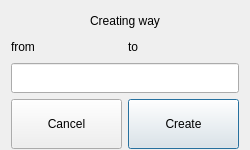
<?xml version="1.0" encoding="UTF-8"?>
<ui version="4.0">
 <class>CreateConnectionDialog</class>
 <widget class="QDialog" name="CreateConnectionDialog">
  <property name="geometry">
   <rect>
    <x>0</x>
    <y>0</y>
    <width>250</width>
    <height>150</height>
   </rect>
  </property>
  <property name="minimumSize">
   <size>
    <width>150</width>
    <height>100</height>
   </size>
  </property>
  <property name="maximumSize">
   <size>
    <width>250</width>
    <height>150</height>
   </size>
  </property>
  <property name="windowTitle">
   <string>Dialog</string>
  </property>
  <layout class="QGridLayout" name="gridLayout">
   <item row="2" column="1">
    <widget class="QLabel" name="label_2">
     <property name="minimumSize">
      <size>
       <width>25</width>
       <height>20</height>
      </size>
     </property>
     <property name="maximumSize">
      <size>
       <width>25</width>
       <height>20</height>
      </size>
     </property>
     <property name="text">
      <string>from</string>
     </property>
    </widget>
   </item>
   <item row="2" column="4">
    <widget class="QLabel" name="toValueLabel">
     <property name="minimumSize">
      <size>
       <width>0</width>
       <height>20</height>
      </size>
     </property>
     <property name="maximumSize">
      <size>
       <width>16777215</width>
       <height>20</height>
      </size>
     </property>
     <property name="text">
      <string/>
     </property>
    </widget>
   </item>
   <item row="2" column="3">
    <widget class="QLabel" name="label_3">
     <property name="minimumSize">
      <size>
       <width>25</width>
       <height>20</height>
      </size>
     </property>
     <property name="maximumSize">
      <size>
       <width>25</width>
       <height>20</height>
      </size>
     </property>
     <property name="sizeIncrement">
      <size>
       <width>0</width>
       <height>0</height>
      </size>
     </property>
     <property name="text">
      <string>to</string>
     </property>
    </widget>
   </item>
   <item row="4" column="3" colspan="2">
    <widget class="QPushButton" name="createButton">
     <property name="minimumSize">
      <size>
       <width>0</width>
       <height>50</height>
      </size>
     </property>
     <property name="maximumSize">
      <size>
       <width>16777215</width>
       <height>50</height>
      </size>
     </property>
     <property name="text">
      <string>Create</string>
     </property>
    </widget>
   </item>
   <item row="4" column="1" colspan="2">
    <widget class="QPushButton" name="cancelButton">
     <property name="minimumSize">
      <size>
       <width>0</width>
       <height>50</height>
      </size>
     </property>
     <property name="maximumSize">
      <size>
       <width>16777215</width>
       <height>50</height>
      </size>
     </property>
     <property name="text">
      <string>Cancel</string>
     </property>
    </widget>
   </item>
   <item row="0" column="1" colspan="4">
    <widget class="QLabel" name="label">
     <property name="minimumSize">
      <size>
       <width>0</width>
       <height>20</height>
      </size>
     </property>
     <property name="maximumSize">
      <size>
       <width>16777215</width>
       <height>20</height>
      </size>
     </property>
     <property name="text">
      <string>Creating way</string>
     </property>
     <property name="textFormat">
      <enum>Qt::PlainText</enum>
     </property>
     <property name="alignment">
      <set>Qt::AlignCenter</set>
     </property>
    </widget>
   </item>
   <item row="2" column="2">
    <widget class="QLabel" name="fromValueLabel">
     <property name="text">
      <string/>
     </property>
    </widget>
   </item>
   <item row="3" column="1" colspan="4">
    <widget class="QLineEdit" name="lenghtOfWayTextEdit">
     <property name="minimumSize">
      <size>
       <width>0</width>
       <height>30</height>
      </size>
     </property>
     <property name="maximumSize">
      <size>
       <width>16777215</width>
       <height>30</height>
      </size>
     </property>
     <property name="focusPolicy">
      <enum>Qt::StrongFocus</enum>
     </property>
    </widget>
   </item>
  </layout>
 </widget>
 <tabstops>
  <tabstop>lenghtOfWayTextEdit</tabstop>
  <tabstop>createButton</tabstop>
  <tabstop>cancelButton</tabstop>
 </tabstops>
 <resources/>
 <connections/>
</ui>
